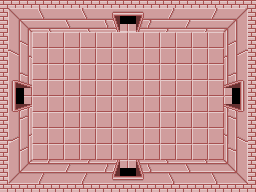

This is a level from a 2D game, rendered from its Tiled map with the project's own tilesets. A one-line summary and the complete map file follow:
An orthogonal 32x24 tile map with 8x8 px tiles, 1 tile layer (Kachelebene 1).

<map version="1.0" tiledversion="2018.03.21" orientation="orthogonal" renderorder="right-down" width="32" height="24" tilewidth="8" tileheight="8" infinite="0" nextobjectid="1">
 <tileset firstgid="1" source="tileset_red_8x8.tsx" />
 <layer name="Kachelebene 1" width="32" height="24">
  <data encoding="csv">
41,41,41,41,41,41,41,41,41,41,41,41,41,41,41,41,41,41,41,41,41,41,41,41,41,41,41,41,41,41,41,41,
41,5,6,7,11,12,13,13,14,13,15,16,17,13,18,19,20,71,13,72,73,74,13,75,13,76,77,78,8,9,10,41,
41,25,26,27,31,32,33,33,34,33,35,36,33,37,38,39,40,91,92,33,93,94,33,95,33,96,97,98,28,29,30,41,
41,45,46,47,51,52,53,52,54,52,55,56,52,57,58,59,60,111,112,52,113,114,52,115,52,116,117,118,48,49,50,41,
41,201,202,203,1,2,1,2,1,2,1,2,1,2,1,2,1,2,1,2,1,2,1,2,1,2,1,2,233,220,99,41,
41,121,122,123,21,22,21,22,21,22,21,22,21,22,21,22,21,22,21,22,21,22,21,22,21,22,21,22,210,211,212,41,
41,141,142,143,1,2,1,2,1,2,1,2,1,2,1,2,1,2,1,2,1,2,1,2,1,2,1,2,230,231,232,41,
41,161,162,163,21,22,21,22,21,22,21,22,21,22,21,22,21,22,21,22,21,22,21,22,21,22,21,22,193,194,195,41,
41,181,205,203,1,2,1,2,1,2,1,2,1,2,1,2,1,2,1,2,1,2,1,2,1,2,1,2,233,220,215,41,
41,201,182,183,21,22,21,22,21,22,21,22,21,22,21,22,21,22,21,22,21,22,21,22,21,22,21,22,213,214,99,41,
41,42,43,44,1,2,1,2,1,2,1,2,1,2,1,2,1,2,1,2,1,2,1,2,1,2,1,2,196,197,198,41,
41,62,63,64,21,22,21,22,21,22,21,22,21,22,21,22,21,22,21,22,21,22,21,22,21,22,21,22,216,217,218,41,
41,82,83,84,1,2,1,2,1,2,1,2,1,2,1,2,1,2,1,2,1,2,1,2,1,2,1,2,236,237,238,41,
41,102,103,104,21,22,21,22,21,22,21,22,21,22,21,22,21,22,21,22,21,22,21,22,21,22,21,22,199,200,79,41,
41,204,125,126,1,2,1,2,1,2,1,2,1,2,1,2,1,2,1,2,1,2,1,2,1,2,1,2,239,240,99,41,
41,124,205,203,21,22,21,22,21,22,21,22,21,22,21,22,21,22,21,22,21,22,21,22,21,22,21,22,233,220,99,41,
41,144,145,146,1,2,1,2,1,2,1,2,1,2,1,2,1,2,1,2,1,2,1,2,1,2,1,2,221,220,99,41,
41,164,165,166,21,22,21,22,21,22,21,22,21,22,21,22,21,22,21,22,21,22,21,22,21,22,21,22,224,225,226,41,
41,184,185,186,1,2,1,2,1,2,1,2,1,2,1,2,1,2,1,2,1,2,1,2,1,2,1,2,239,240,99,41,
41,204,205,206,21,22,21,22,21,22,21,22,21,22,21,22,21,22,21,22,21,22,21,22,21,22,21,22,233,220,99,41,
41,65,66,67,127,130,131,128,129,128,130,131,128,132,133,134,135,136,137,128,138,139,128,140,128,187,188,189,68,69,70,41,
41,85,86,87,147,148,151,151,149,151,150,151,151,152,153,154,155,156,157,151,158,159,151,160,151,207,208,209,88,89,90,41,
41,105,106,107,167,168,169,171,169,171,170,171,172,171,173,174,175,176,171,177,178,179,171,180,171,227,228,229,108,109,110,41,
41,41,41,41,41,41,41,41,41,41,41,41,41,41,41,41,41,41,41,41,41,41,41,41,41,41,41,41,41,41,41,41
</data>
 </layer>
</map>